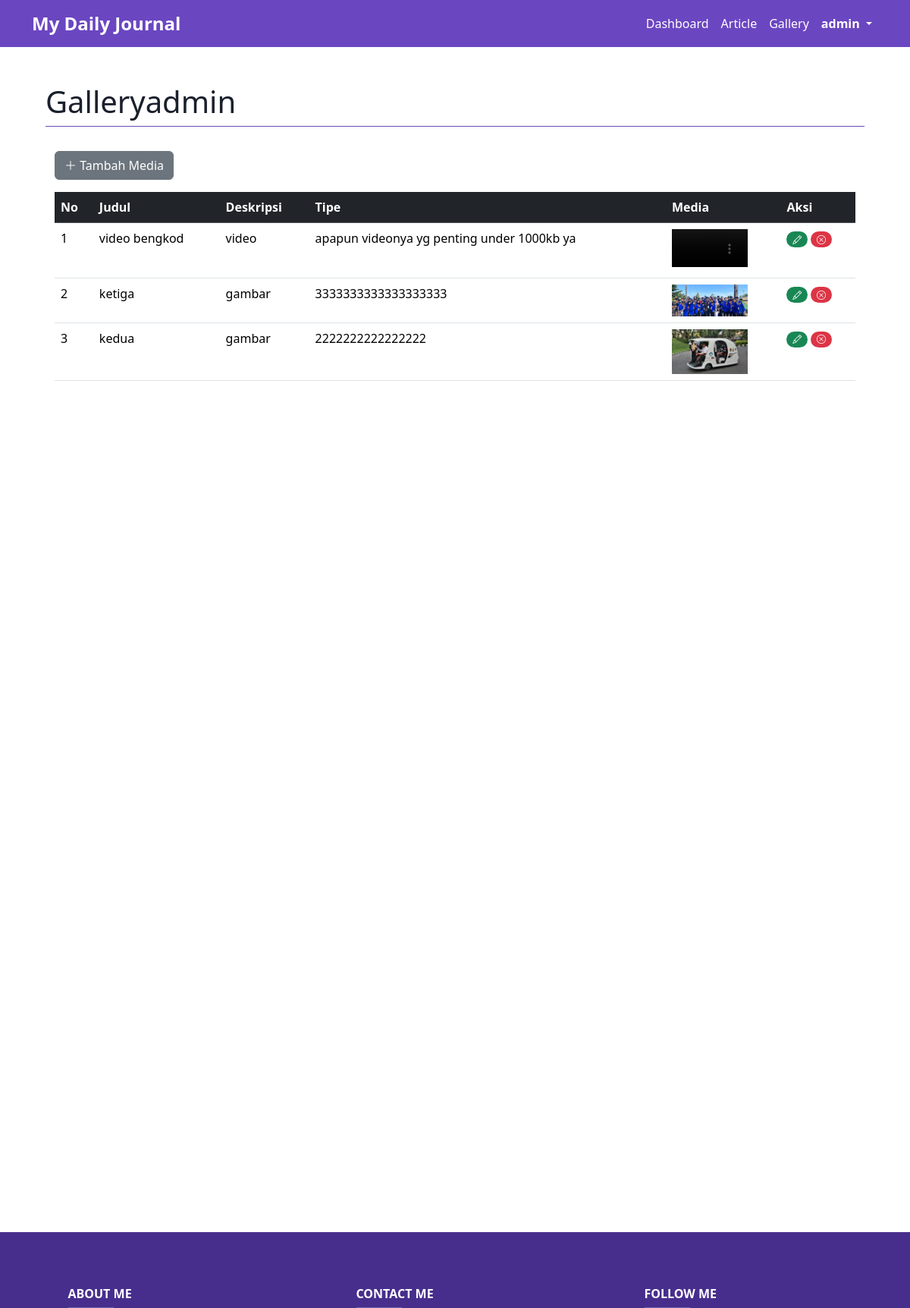
/admin.php?page=galleryadmin (signed in), run on the app's committed database.
### tables this page shows
CREATE TABLE `tbl_gallery` (
  `id` int NOT NULL,
  `judul` varchar(255) NOT NULL,
  `deskripsi` text,
  `file` text,
  `tipe` enum('gambar','video') NOT NULL,
  `tanggal` date NOT NULL
);

### galleryadmin.php (the view, shortened to what this page needs)
<?php
include "koneksi.php";
?>
<div class="container py-4">
    <button type="button" class="btn btn-secondary mb-3" data-bs-toggle="modal" data-bs-target="#modalTambah">
        <i class="bi bi-plus-lg"></i> Tambah Media
    </button>
    <div class="table-responsive">
        <table class="table table-hover">
            <thead class="table-dark">
                <tr>
                    <th>No</th>
                    <th>Judul</th>
                    <th>Deskripsi</th>
                    <th>Tipe</th>
                    <th>Media</th>
                    <th>Aksi</th>
                </tr>
            </thead>
            <tbody>
                <?php
                $sql = "SELECT * FROM tbl_gallery ORDER BY id DESC";
                $hasil = $conn->query($sql);
                $no = 1;
                while ($row = $hasil->fetch_assoc()) {
                ?>
                    <tr>
                        <td><?= $no++ ?></td>
                        <td><?= htmlspecialchars($row['judul']) ?></td>
                        <td><?= htmlspecialchars($row['tipe']) ?></td>
                        <td><?= htmlspecialchars($row['deskripsi'] ?? 'Tidak ada deskripsi') ?></td>
                        <td>
                            <?php if ($row['tipe'] === 'gambar'): ?>
                                <img src="img/<?= htmlspecialchars($row['file']) ?>" class="img-fluid" style="max-width: 100px;">
                            <?php elseif ($row['tipe'] === 'video'): ?>
                                <video width="100" controls>
                                    <source src="img/<?= htmlspecialchars($row['file']) ?>" type="video/mp4">
                                </video>
                            <?php endif; ?>
                        </td>
                        <td>
                            <a href="#" title="edit" class="badge rounded-pill text-bg-success" data-bs-toggle="modal" data-bs-target="#modalEdit<?= $row["id"] ?>">
                                <i class="bi bi-pencil"></i>
                            </a>
                            <a href="#" title="delete" class="badge rounded-pill text-bg-danger" data-bs-toggle="modal" data-bs-target="#modalHapus<?= $row["id"] ?>">
                                <i class="bi bi-x-circle"></i>
                            </a>
                        </td>
                    </tr>
                <?php } ?>
            </tbody>
        </table>
    </div>
</div>

### admin.php (style rules this page uses)
html { position: relative; min-height: 100%; }
body { margin-bottom: 100px; }

### data on the page
tbl_gallery: judul "video bengkod", tipe "video", deskripsi "apapun videonya yg penting under 1000kb ya"
tbl_gallery: judul "ketiga", tipe "gambar", deskripsi "3333333333333333333", file (picture)
tbl_gallery: judul "kedua", tipe "gambar", deskripsi "2222222222222222", file (picture)

### other printed values
$_SESSION['username'] "admin"
$_GET['page'] "Galleryadmin"
